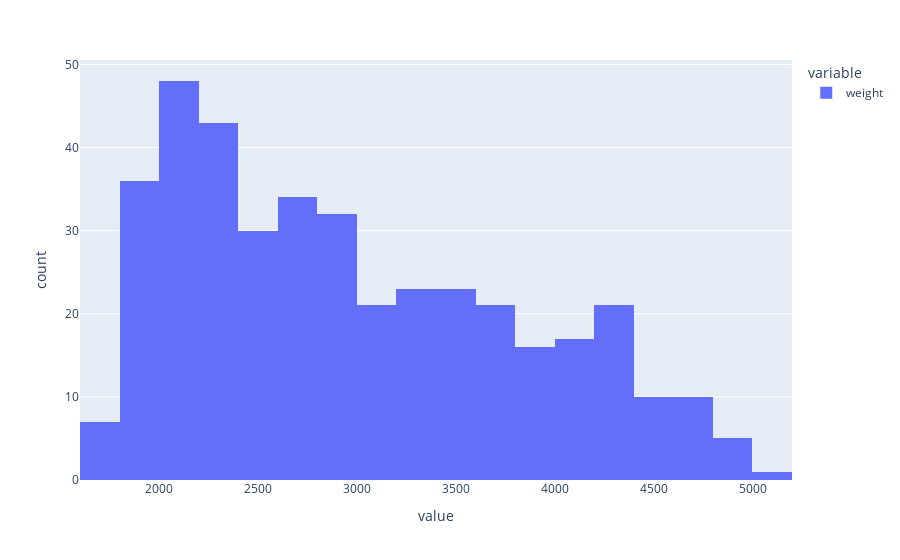

This figure's notebook cell:
### Markdown cell above
Compare `ratio` to `weight` and `horsepower` in three plots.

First, plot the histogram of weight.

### Code cell
px.histogram(dataframe['weight'])

#<xml xmlns="https://developers.google.com/blockly/xml"><variables><variable id="zZmWV$gHDceKnNTL0qJD">px</variable><variable id="/z]X|sEpLfH7ip{3^4{[">dataframe</variable></variables><block type="varDoMethod" id=";3XBa2S8*(1iI?altE[v" x="-115" y="207"><mutation items="1"></mutation><field name="VAR" id="zZmWV$gHDceKnNTL0qJD">px</field><field name="MEMBER">histogram</field><data>px:histogram</data><value name="ADD0"><block type="indexer" id="ZQGGecy}9v^qC^zH#438"><field name="VAR" id="/z]X|sEpLfH7ip{3^4{[">dataframe</field><value name="INDEX"><block type="text" id=":5!?d_2r8:.l]OVh|M|M"><field name="TEXT">weight</field></block></value></block></value></block></xml>

### Figure 1 — Plotly figure (JSON) as saved in the notebook; plotly's stock layout.template omitted (floating-point values rounded to 4 significant figures; data arrays with more than 128 entries replaced by an {"elided": "..."} marker saying what was removed)
{"data": [{"bingroup": "x", "hovertemplate": "variable=weight<br>value=%{x}<br>count=%{y}<extra></extra>", "legendgroup": "weight", "marker": {"color": "#636efa", "pattern": {"shape": ""}}, "name": "weight", "orientation": "v", "showlegend": true, "type": "histogram", "x": {"elided": "398 int values"}, "xaxis": "x", "yaxis": "y"}], "layout": {"barmode": "relative", "legend": {"title": {"text": "variable"}, "tracegroupgap": 0}, "margin": {"t": 60}, "xaxis": {"anchor": "y", "domain": [0, 1], "title": {"text": "value"}}, "yaxis": {"anchor": "x", "domain": [0, 1], "title": {"text": "count"}}}}
